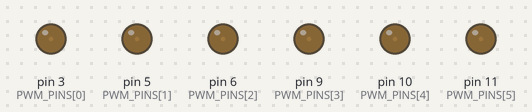
Recording of a sketch running on a simulated Arduino Uno, built with avr-gcc and run on an emulated ATmega328P. Shown: output pins drawn as LEDs (lit = HIGH). What the sketch prints to the serial monitor is not drawn.

Above: at 2.05 s.
At 2.5 s:
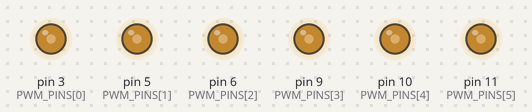
At 2.9 s:
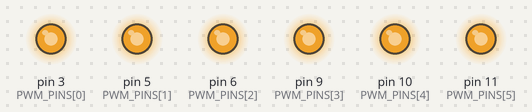
At 3.4 s:
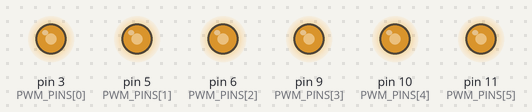
At 3.8 s:
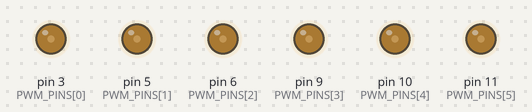
Timing chart, 0 to 6.8 s (numbered marks = the images above):
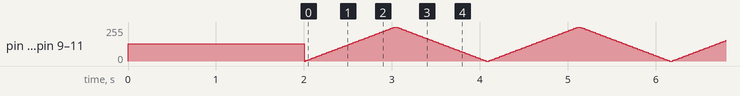

The sketch:

4-5.ino
```cpp
#include <Servo.h>
Servo myservo;

const int PWM_PINS[] = {3, 5, 6, 9, 10, 11};
const int NUM_LEDS = 6;

void setup() {
  Serial.begin(9600);
  for (int i = 0; i < NUM_LEDS; i++) {
    pinMode(PWM_PINS[i], OUTPUT);
    analogWrite(PWM_PINS[i], 128);
  }
  delay(2000);

  // ЭТАП 1: добавляем tone(8, 440, 100) раз в секунду
  Serial.println("Stage 1: tone added on pin 8");

  // ЭТАП 2: подключаем серво на пин 7
  // myservo.attach(7);              // Этап 2
}

void loop() {
  // tone(8, 440, 100);              // Этап 1
  // delay(1000);

  for (int v = 0; v <= 255; v += 5) {
    for (int i = 0; i < NUM_LEDS; i++) analogWrite(PWM_PINS[i], v);
    delay(20);
  }
  for (int v = 255; v >= 0; v -= 5) {
    for (int i = 0; i < NUM_LEDS; i++) analogWrite(PWM_PINS[i], v);
    delay(20);
  }
}
```
